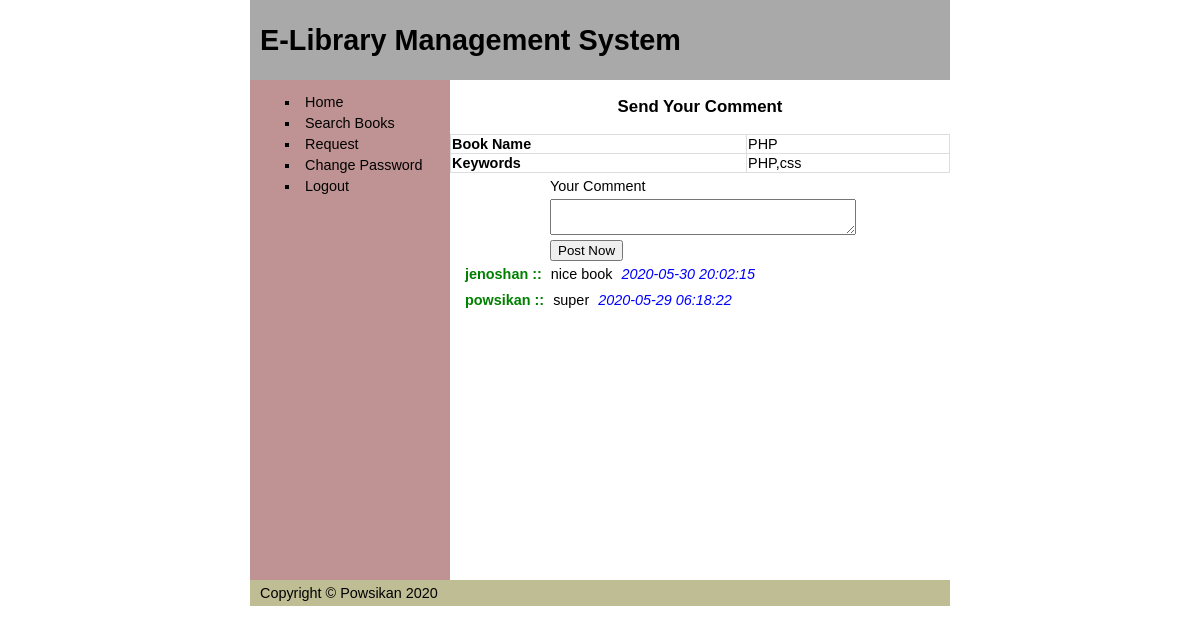
The app's page /comment.php?id=1 (signed in) with its own data.
### tables this page shows
CREATE TABLE `book` (
  `BID` int(11) NOT NULL,
  `BTITLE` varchar(100) NOT NULL,
  `KEYWORDS` varchar(150) NOT NULL,
  `FILE` varchar(150) NOT NULL
);

CREATE TABLE `comment` (
  `CID` int(11) NOT NULL,
  `BID` int(11) NOT NULL,
  `SID` int(11) NOT NULL,
  `COMM` varchar(150) NOT NULL,
  `LOGS` datetime NOT NULL
);

CREATE TABLE `student` (
  `ID` int(11) NOT NULL,
  `NAME` varchar(100) NOT NULL,
  `PASS` varchar(100) NOT NULL,
  `MAIL` varchar(150) NOT NULL,
  `DEP` varchar(100) NOT NULL
);

### comment.php (the view, shortened to what this page needs)
<?php
include  "database.php";
?>
<!DOCTYPE html>
<html lang="en">
<head>
    <link rel="stylesheet" href="style.css">
</head>
<body>
    <div id="Container">
        <div id="header">
             <h1>E-Library Management System</h1>
        </div>
        <div id="wrapper">
            <h3 class="heading">Send Your Comment </h3>
            <?php
                $sql="select * from book where BID=".$_GET["id"];
                $res=$db->query($sql);
                if($res->num_rows>0){
                    echo "<table>";
                    $row=$res->fetch_assoc();
                    echo "<tr>
                             <th>Book Name</th>
                             <td>{$row["BTITLE"]}</td>
                          </tr>
                          <tr>
                             <th>Keywords</th>
                             <td>{$row["KEYWORDS"]}</td>
                          </tr>
                    ";
                    echo "</table>";
                }
            ?>
           <div class="center">
           <form action="<?php echo $_SERVER["REQUEST_URI"]; ?>" method="post" >
           <label for="">Your Comment</label>
           <textarea name="mes" id="" required></textarea>
           <button type="submit" name="submit">Post Now</button>
           </form>
           </div>
                <?php
                    $sql="select s.name,c.comm,c.logs from comment c inner join student s on c.sid=s.id where c.bid={$_GET["id"]} order by c.cid desc";
                    $res=$db->query($sql);
                    if($res->num_rows>0){
                       while($row=$res->fetch_assoc()){
                            echo "<p>
                                <strong>{$row["name"]} :: </strong>
                                {$row["comm"]}
                                <i>{$row["logs"]}</i>
                            </p>";
                       }
                    }else{
                        echo "<p class='error'>No Comments Yet..</p>";
                    }
                ?>
        </div>
        <div id="navi">
           <?php
           include "userSideBar.php";
           ?>
        </div>
        <div id="footer">
           <p>Copyright &copy; Powsikan 2020</p>
        </div>
    </div>
</body>
</html>

### style.css (style rules this page uses)
html, body { margin: 0; padding: 0; }
body { font: 90% calibri, sans-serif; }
#header { background-color: darkgray; }
#header h1 { height: 80px; line-height: 80px; margin: 0; padding-left: 10px; }
#Container { height: auto; width: 700px; margin: 0 auto; text-align: left; }
#wrapper { float: right; width: 500px; }
#navi { float: left; height: 500px; width: 200px; background-color: #bf9393; }
#footer { clear: both; width: 100%; background-color: #bfbd93; }
#footer p { margin: 0; padding: 5px 10px; }
p { margin: 0 10px 10px; }
.heading { text-align: center; }
.center { height: auto; width: 300px; margin-left: 100px; }
label, input, button, select, textarea { display: block; margin-top: 5px; margin-bottom: 5px; }
input, select, textarea { width: 100%; }
table { width: 100%; border-collapse: collapse; }
table td, table th { border: 1px solid #ddd; }
strong { color: green; padding: 5px; }
i { color: blue; padding: 5px; }

### records on screen
book: BTITLE "PHP", KEYWORDS "PHP,css"
comment: student.NAME "jenoshan", COMM "nice book", LOGS "2020-05-30 20:02:15"
comment: student.NAME "powsikan", COMM "super", LOGS "2020-05-29 06:18:22"
